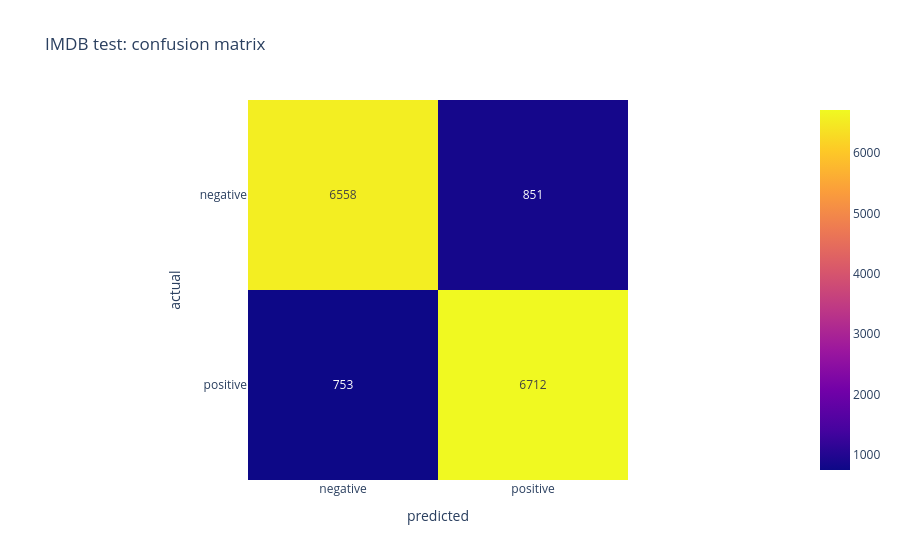

The cell this chart's notebook holds for it:
### Code cell
#--------------------
# 8. Logistic regression with regularization
#--------------------
param_grid = {'C': [0.01, 0.1, 1, 10, 100]}
grid = GridSearchCV(
    LogisticRegression(max_iter=1000, random_state=RANDOM_STATE),
    param_grid,
    cv=3,
    scoring='accuracy',
    n_jobs=-1,
)
grid.fit(X_train_tfidf, y_train)
print('cv results:')
for mean_score, params in zip(grid.cv_results_['mean_test_score'], grid.cv_results_['params']):
    print('  C = {:>6} | cv accuracy: {:.4f}'.format(params['C'], mean_score))
print('best C:', grid.best_params_['C'], '| best cv accuracy: {:.4f}'.format(grid.best_score_))

best_model = grid.best_estimator_

for name, X_set, y_set in [('train', X_train_tfidf, y_train), ('test', X_test_tfidf, y_test)]:
    pred = best_model.predict(X_set)
    proba = best_model.predict_proba(X_set)[:, 1]
    print()
    print(name, 'accuracy: {:.4f} | roc-auc: {:.4f}'.format(
        accuracy_score(y_set, pred), roc_auc_score(y_set, proba)))
    print(classification_report(y_set, pred, target_names=['negative', 'positive']))

cm = confusion_matrix(y_test, best_model.predict(X_test_tfidf))
fig = px.imshow(
    cm, text_auto=True,
    x=['negative', 'positive'], y=['negative', 'positive'],
    title='IMDB test: confusion matrix',
)
fig.update_xaxes(title='predicted')
fig.update_yaxes(title='actual')
fig.show()

### Figure 1 — Plotly figure (JSON) as saved in the notebook; plotly's stock layout.template omitted (floating-point values rounded to 4 significant figures)
{"data": [{"coloraxis": "coloraxis", "hovertemplate": "x: %{x}<br>y: %{y}<br>color: %{z}<extra></extra>", "name": "0", "texttemplate": "%{z}", "type": "heatmap", "x": ["negative", "positive"], "xaxis": "x", "y": ["negative", "positive"], "yaxis": "y", "z": [[6558, 851], [753, 6712]]}], "layout": {"coloraxis": {"colorscale": [[0.0, "#0d0887"], [0.1111, "#46039f"], [0.2222, "#7201a8"], [0.3333, "#9c179e"], [0.4444, "#bd3786"], [0.5556, "#d8576b"], [0.6667, "#ed7953"], [0.7778, "#fb9f3a"], [0.8889, "#fdca26"], [1.0, "#f0f921"]]}, "title": {"text": "IMDB test: confusion matrix"}, "xaxis": {"anchor": "y", "constrain": "domain", "domain": [0.0, 1.0], "scaleanchor": "y", "title": {"text": "predicted"}}, "yaxis": {"anchor": "x", "autorange": "reversed", "constrain": "domain", "domain": [0.0, 1.0], "title": {"text": "actual"}}}}
